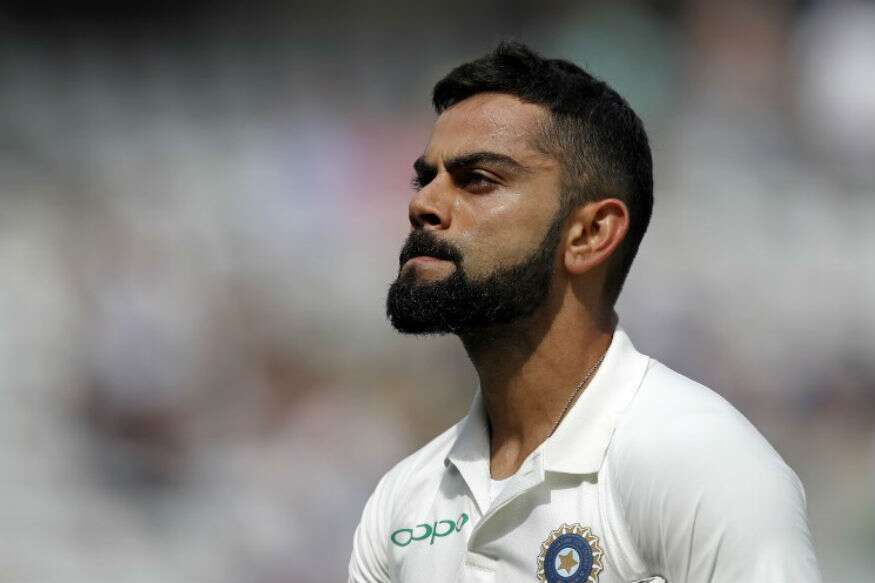
#> input picture 1/000_1847PZ.jpg, 875 x 583 px, given in place of GettyImages-689381236-e1517238885876.jpg, which was not available
$ python facerecogniton.py
#> lines starting #> are read from the running program, lines starting #| are printed output that depends on the picture; pictures that were not available may be replaced by others from this repository, and a replacement may not be noted
import os

import cv2

import numpy as np
ms=0
vk=0
a=0
m=[]
n=[]


def faceDetection(test_img):

    gray_img=cv2.cvtColor(test_img,cv2.COLOR_BGR2GRAY)#convert color image to grayscale

    face_haar_cascade=cv2.CascadeClassifier(r'C:\Users\SAMARTH G VASIST\Anaconda3\pkgs\opencv-3.1.0-np111py36_1\Library\etc\haarcascades\haarcascade_frontalface_default.xml')#Load haar classifier

    faces=face_haar_cascade.detectMultiScale(gray_img,scaleFactor=1.32,minNeighbors=5)#detectMultiScale returns rectangles


    return faces,gray_img


#Given a directory below function returns part of gray_img which is face alongwith its label/ID

def labels_for_training_data(directory):

    faces=[]

    faceID=[]


    for path,subdirnames,filenames in os.walk(directory):

        for filename in filenames:

            if filename.startswith("."):

                print("Skipping system file")#Skipping files that startwith .

                continue


            id=os.path.basename(path)#fetching subdirectory names

            img_path=os.path.join(path,filename)#fetching image path

            print("img_path:",img_path)

            print("id:",id)

            test_img=cv2.imread(img_path)#loading each image one by one

            if test_img is None:

                print("Image not loaded properly")

                continue

            faces_rect,gray_img=faceDetection(test_img)#Calling faceDetection function to return faces detected in particular image

            if len(faces_rect)!=1:

               continue #Since we are assuming only single person images are being fed to classifier

            (x,y,w,h)=faces_rect[0]

            roi_gray=gray_img[y:y+w,x:x+h]#cropping region of interest i.e. face area from grayscale image

            faces.append(roi_gray)

            faceID.append(int(id))

    return faces,faceID


#Below function trains haar classifier and takes faces,faceID returned by previous function as its arguments

def train_classifier(faces,faceID):

    face_recognizer=cv2.face.LBPHFaceRecognizer_create()

    face_recognizer.train(faces,np.array(faceID))

    return face_recognizer


#Below function draws bounding boxes around detected face in image

def draw_rect(test_img,face):

    (x,y,w,h)=face

    cv2.rectangle(test_img,(x,y),(x+w,y+h),(255,0,0),thickness=5)


#Below function writes name of person for detected label

def put_text(test_img,text,x,y):

    cv2.putText(test_img,text,(x,y),cv2.FONT_HERSHEY_DUPLEX,2,(255,0,0),4)


test_img=cv2.imread(r"C:\Users\SAMARTH G VASIST\trainingimages\1\GettyImages-689381236-e1517238885876.jpg")#test_img path
#> test_img is the input picture: shape (583, 875, 3); mean B, G, R 127.8, 130.5, 133.8

faces_detected,gray_img=faceDetection(test_img)
#> in faceDetection, `gray_img=cv2.cvtColor(test_img,cv2.COLOR_BGR2GRAY)#convert color image..`:
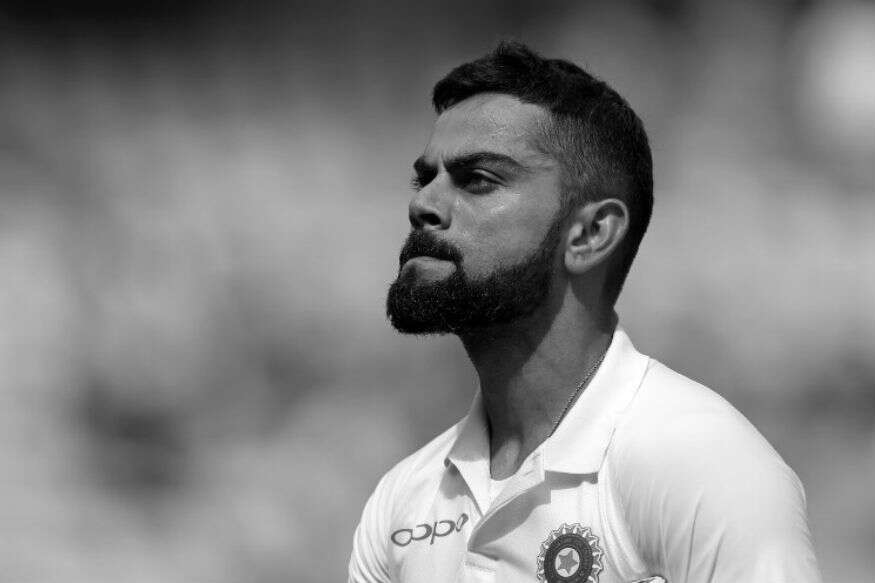
#> gray_img: shape (583, 875); min 0, max 255, mean 131.2
#> in faceDetection, `faces=face_haar_cascade.detectMultiScale(gray_img,scaleFactor=1.32,min..`: faces = ()
#> faces_detected = ()

print("faces_detected:",faces_detected)
#| faces_detected: ()


#This module captures images via webcam and performs face recognition

faces,faceID= labels_for_training_data(r'C:\Users\SAMARTH G VASIST\trainingimages')

#> (the run stopped early here; a loop or call above may not have finished)

$ run again, on 1/1074051804.jpg
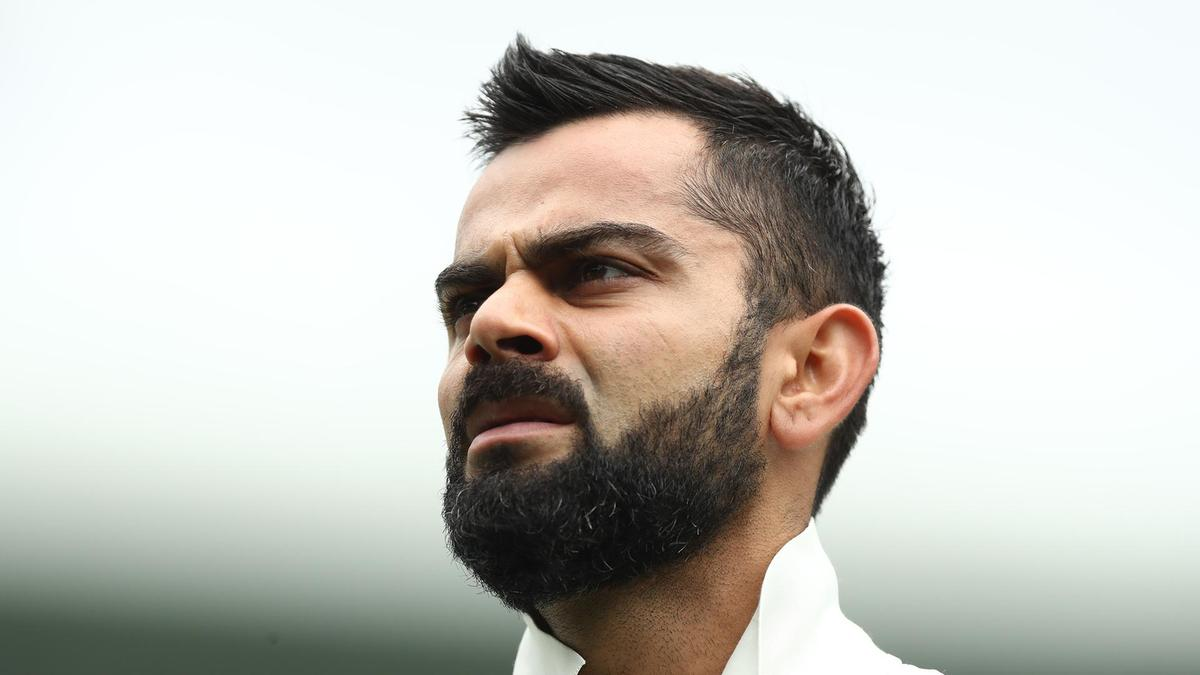
#> input picture 1/1074051804.jpg, 1200 x 675 px, given in place of GettyImages-689381236-e1517238885876.jpg, which was not available
#> test_img is the input picture: shape (675, 1200, 3); mean B, G, R 188.9, 195.4, 196.7
#> in faceDetection, `gray_img=cv2.cvtColor(test_img,cv2.COLOR_BGR2GRAY)#convert color image..`:
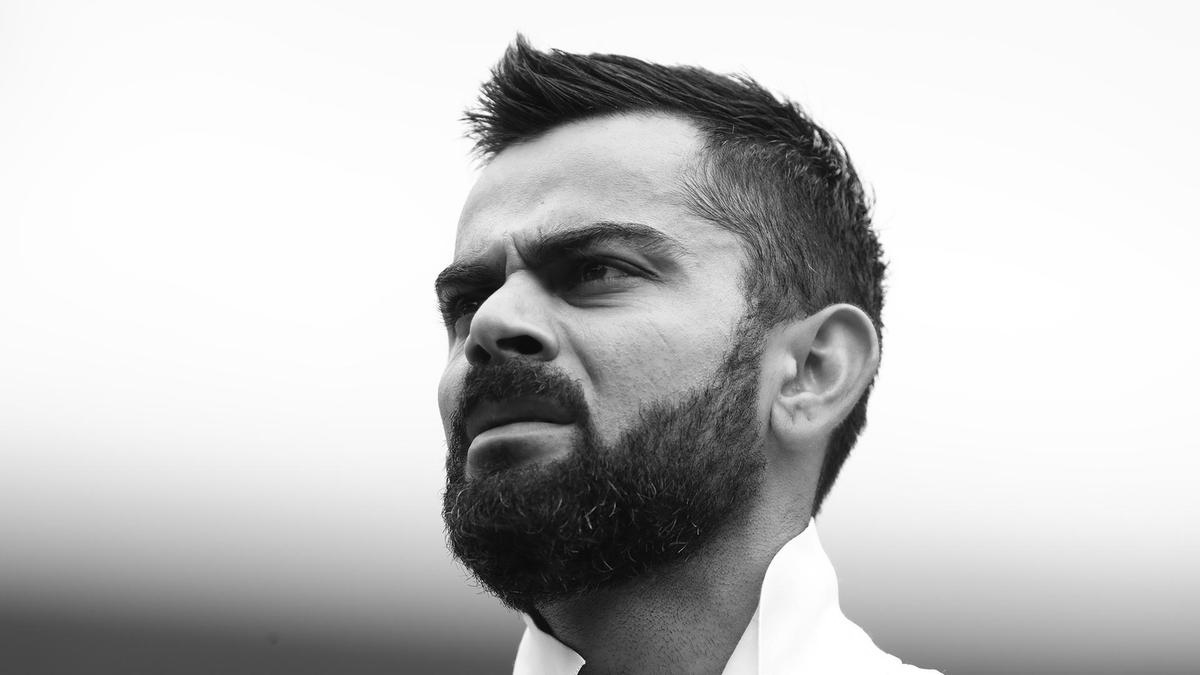
#> gray_img: shape (675, 1200); min 0, max 255, mean 195
#> faces = [[348, 144, 345, 345]]
#| faces_detected: [[348 144 345 345]]
#> x = 348; y = 144; w = 345
#> in labels_for_training_data, `roi_gray=gray_img[y:y+w,x:x+h]#cropping region of interest i.e. face a..`:
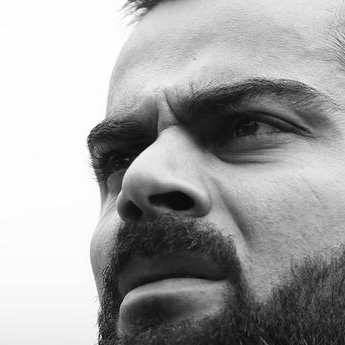
#> roi_gray: shape (345, 345); min 1, max 255, mean 164.2

$ run again, on 1/1520590419-Virat_Kohli_PC_smile_AP321.jpg
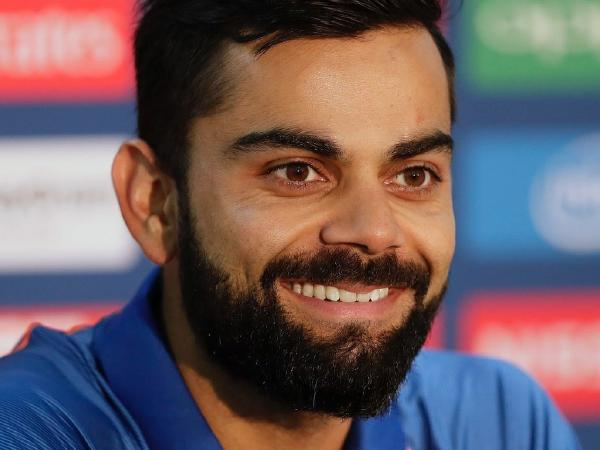
#> input picture 1/1520590419-Virat_Kohli_PC_smile_AP321.jpg, 600 x 450 px, given in place of GettyImages-689381236-e1517238885876.jpg, which was not available
#> test_img is the input picture: shape (450, 600, 3); mean B, G, R 97.8, 93.6, 110.2
#> in faceDetection, `gray_img=cv2.cvtColor(test_img,cv2.COLOR_BGR2GRAY)#convert color image..`:
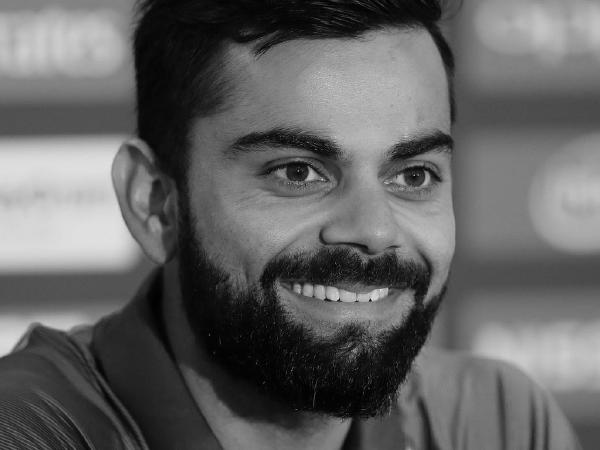
#> gray_img: shape (450, 600); min 0, max 227, mean 99.1
#> faces = [[174, 34, 344, 344]]
#| faces_detected: [[174  34 344 344]]
#> x = 174; y = 34; w = 344
#> in labels_for_training_data, `roi_gray=gray_img[y:y+w,x:x+h]#cropping region of interest i.e. face a..`:
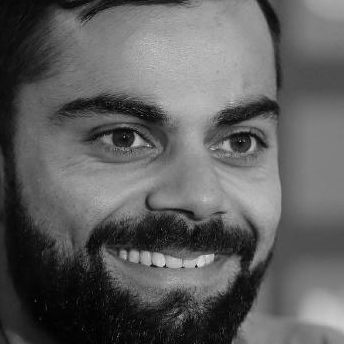
#> roi_gray: shape (344, 344); min 0, max 224, mean 94.4
